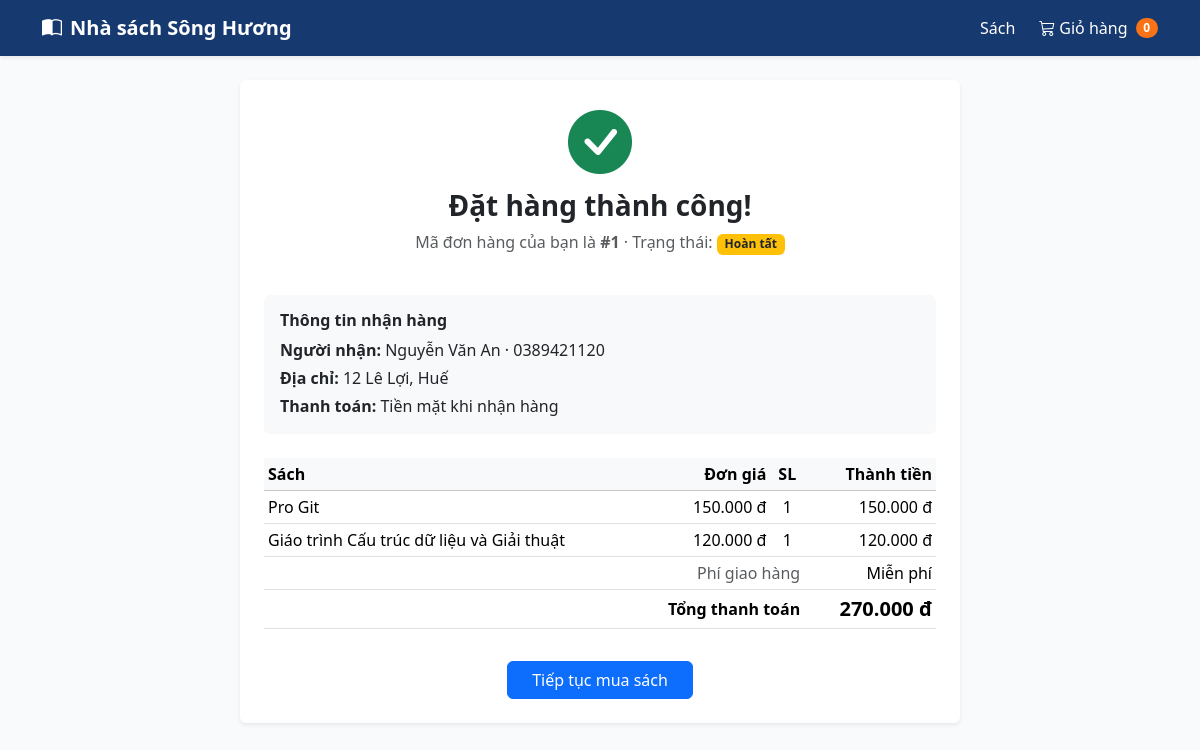
The app's page /orders/1 with its own data.
### chuong_06/quanly_nhasach/models.py (models this page shows, shortened)
class Order(db.Model):
    __tablename__ = "orders"
    STATUS_PENDING = "Chờ xác nhận"
    STATUS_SHIPPING = "Đang giao"
    STATUS_COMPLETED = "Hoàn tất"
    STATUS_CANCELLED = "Đã huỷ"
    VALID_TRANSITIONS = {
        STATUS_PENDING: [STATUS_SHIPPING, STATUS_CANCELLED],
        STATUS_SHIPPING: [STATUS_COMPLETED, STATUS_CANCELLED],
        STATUS_COMPLETED: [],
        STATUS_CANCELLED: [],
    }
    id = db.Column(db.Integer, primary_key=True)
    customer_name = db.Column(db.String(120), nullable=False)
    customer_phone = db.Column(db.String(15), nullable=False)
    customer_email = db.Column(db.String(120), nullable=True)
    shipping_address = db.Column(db.Text, nullable=False)
    note = db.Column(db.Text, nullable=True)
    payment_method = db.Column(db.String(50), nullable=False, default="Tiền mặt khi nhận hàng")
    shipping_fee = db.Column(db.Integer, nullable=False, default=20000)
    total_amount = db.Column(db.Integer, nullable=False)
    status = db.Column(db.String(30), nullable=False, default=STATUS_PENDING)
    created_at = db.Column(db.DateTime, default=datetime.now, nullable=False)
    shipped_at = db.Column(db.DateTime, nullable=True)
    completed_at = db.Column(db.DateTime, nullable=True)
    cancelled_at = db.Column(db.DateTime, nullable=True)
    items = db.relationship(
        "OrderItem", back_populates="order", cascade="all, delete-orphan", lazy="select"
    )

class OrderItem(db.Model):
    __tablename__ = "order_items"
    id = db.Column(db.Integer, primary_key=True)
    order_id = db.Column(db.Integer, db.ForeignKey("orders.id"), nullable=False)
    book_id = db.Column(db.Integer, db.ForeignKey("books.id"), nullable=False)
    quantity = db.Column(db.Integer, nullable=False)
    unit_price = db.Column(db.Integer, nullable=False)
    order = db.relationship("Order", back_populates="items")
    book = db.relationship("Book", back_populates="order_items")
    @property
    def line_total(self):
        return self.quantity * self.unit_price

class Book(db.Model):
    __tablename__ = "books"
    id = db.Column(db.Integer, primary_key=True)
    title = db.Column(db.String(200), nullable=False, unique=True)
    author = db.Column(db.String(150), nullable=False)
    publisher = db.Column(db.String(150), nullable=True)
    publish_year = db.Column(db.Integer, nullable=True)
    price = db.Column(db.Integer, nullable=False)
    stock = db.Column(db.Integer, nullable=False, default=0)
    description = db.Column(db.Text, nullable=True)
    cover_image = db.Column(db.String(255), nullable=True)
    created_at = db.Column(db.DateTime, default=datetime.now, nullable=False)
    category_id = db.Column(db.Integer, db.ForeignKey("categories.id"), nullable=False)
    category = db.relationship("Category", back_populates="books")
    order_items = db.relationship("OrderItem", back_populates="book", lazy="dynamic")

### chuong_06/quanly_nhasach/app.py (the view)
@app.route("/orders/<int:order_id>")
def order_success(order_id):
    order = db.session.get(Order, order_id)
    if not order:
        abort(404)
    return render_template("shop/order_success.html", order=order)

### chuong_06/quanly_nhasach/app.py (called while the page is built)
def get_raw_cart():
    cart = session.get("cart", {})
    if not isinstance(cart, dict):
        cart = {}
        session["cart"] = cart
    return cart

def get_cart_total_quantity():
    cart = get_raw_cart()
    return sum(int(qty) for qty in cart.values() if int(qty) > 0)

@app.template_filter("vnd")
def format_vnd(value):
    if value is None:
        return "0 đ"
    return f"{int(value):,}".replace(",", ".") + " đ"

@app.context_processor
def inject_global_counts():
    pending_count = (
        db.session.query(func.count(Order.id))
        .filter(Order.status == Order.STATUS_PENDING)
        .scalar()
        or 0
    )
    return {
        "cart_count": get_cart_total_quantity(),
        "pending_orders_count": pending_count,
    }

### chuong_06/quanly_nhasach/templates/shop/order_success.html (shortened to what this page needs)
{% extends "base.html" %}  {% block content %}
<div class="card border-0 shadow-sm p-4 mx-auto" style="max-width: 720px">
  <div class="text-center mb-4">
    <i class="bi bi-check-circle-fill text-success display-3"></i>
    <h3 class="fw-bold mt-2">Đặt hàng thành công!</h3>
    <p class="text-muted">
      Mã đơn hàng của bạn là <strong>#{{ order.id }}</strong> · Trạng thái:
      <span class="badge bg-warning text-dark">{{ order.status }}</span>
    </p>
  </div>
  <div class="bg-light rounded p-3 mb-4">
    <h6 class="fw-bold mb-2">Thông tin nhận hàng</h6>
    <p class="mb-1">
      <strong>Người nhận:</strong> {{ order.customer_name }} · {{
      order.customer_phone }}
    </p>
    <p class="mb-1"><strong>Địa chỉ:</strong> {{ order.shipping_address }}</p>
    <p class="mb-0"><strong>Thanh toán:</strong> {{ order.payment_method }}</p>
  </div>
  <table class="table table-sm align-middle">
    <thead class="table-light">
      <tr>
        <th>Sách</th>
        <th class="text-end">Đơn giá</th>
        <th class="text-center">SL</th>
        <th class="text-end">Thành tiền</th>
      </tr>
    </thead>
    <tbody>
      {% for item in order.items %}
      <tr>
        <td>{{ item.book.title }}</td>
        <td class="text-end">{{ item.unit_price | vnd }}</td>
        <td class="text-center">{{ item.quantity }}</td>
        <td class="text-end">{{ item.line_total | vnd }}</td>
      </tr>
      {% endfor %}
    </tbody>
    <tfoot>
      <tr>
        <td colspan="3" class="text-end text-muted">Phí giao hàng</td>
        <td class="text-end">
          {{ "Miễn phí" if order.shipping_fee == 0 else (order.shipping_fee |
          vnd) }}
        </td>
      </tr>
      <tr>
        <td colspan="3" class="text-end fw-bold">Tổng thanh toán</td>
        <td class="text-end price-text fs-5">{{ order.total_amount | vnd }}</td>
      </tr>
    </tfoot>
  </table>
  <div class="text-center mt-3">
    <a href="{{ url_for('books') }}" class="btn btn-primary px-4"
      >Tiếp tục mua sách</a
    >
  </div>
</div>
{% endblock %}

### chuong_06/quanly_nhasach/templates/base.html (style rules this page uses)
body { background-color: #f8fafc; }
.price-text { color: #ea580c; font-weight: 700; }

### records on screen
Order: id "1", status "Hoàn tất", customer_name "Nguyễn Văn An", customer_phone "0389421120", shipping_address "12 Lê Lợi, Huế", payment_method "Tiền mặt khi nhận hàng", shipping_fee "Miễn phí", total_amount|vnd "270.000 đ"
OrderItem: book "Pro Git", unit_price|vnd "150.000 đ", quantity "1", line_total|vnd "150.000 đ"
OrderItem: book "Giáo trình Cấu trúc dữ liệu và Giải thuật", unit_price|vnd "120.000 đ", quantity "1", line_total|vnd "120.000 đ"

### other values on screen
{{ cart_count }} "0"
